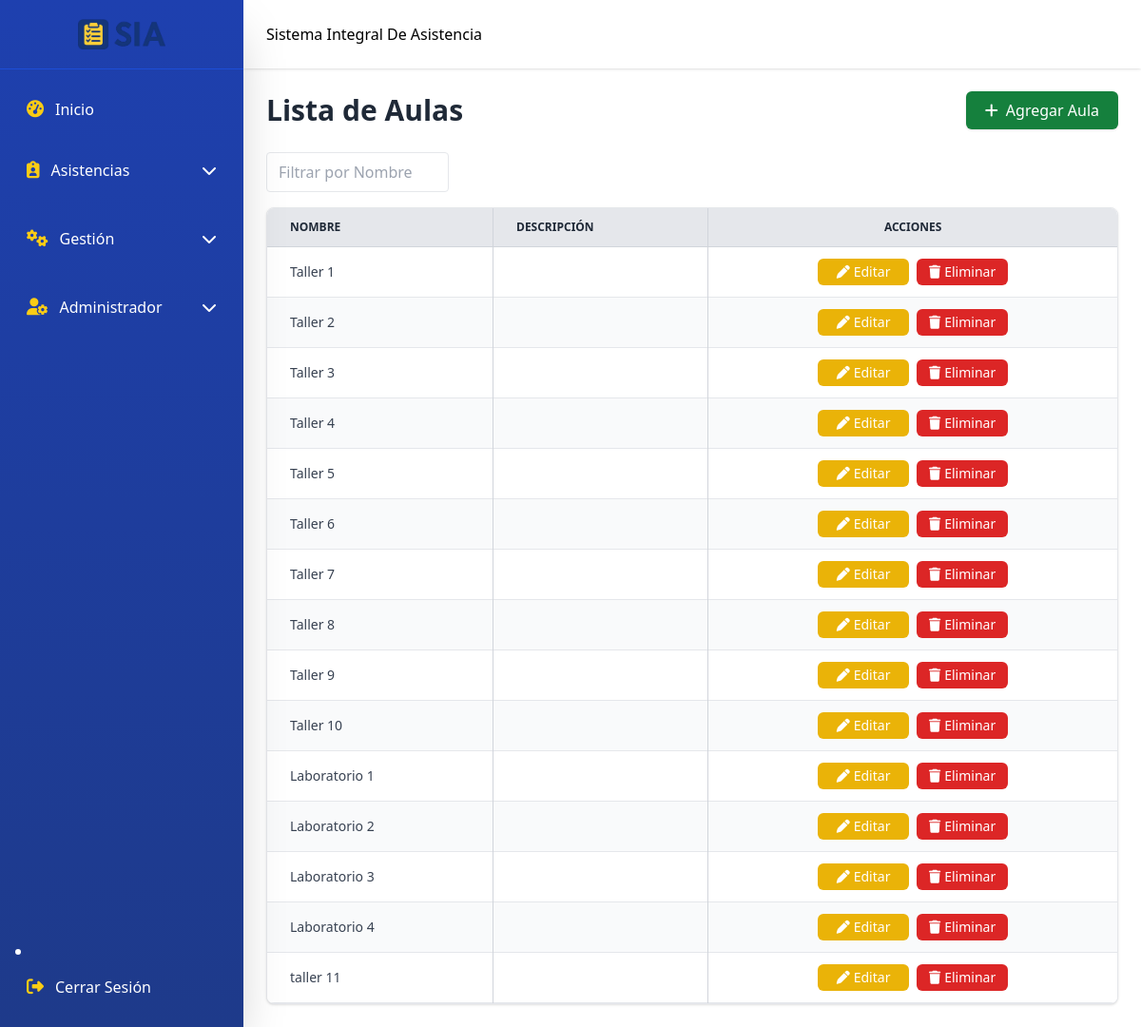
Page /classrooms.php (signed in) on the committed database.
### tables this page shows
CREATE TABLE `classrooms` (
  `classroom_id` int(11) NOT NULL,
  `name` varchar(50) NOT NULL,
  `description` varchar(255) DEFAULT NULL
);

### classrooms.php (the view, shortened to what this page needs)
<?php
include 'includes/header.php';
include 'includes/sidebar.php';
include 'includes/navbar.php';
include 'includes/conn.php';
?>
<div class="flex-1 md:ml-64 transition-all duration-300">
  <br><br><br>
  <main class="pt-20 p-4 md:p-6">
    <div class="flex flex-col md:flex-row justify-between items-start md:items-center mb-6 gap-3 md:gap-0">
      <h1 class="text-3xl font-bold text-gray-800">Lista de Aulas</h1>
      <a href="javascript:void(0)" onclick="openModal('addClassroomModal')"
         class="inline-flex items-center bg-green-700 text-white px-5 py-2 rounded-md shadow hover:bg-green-800 transition w-full md:w-auto justify-center">
        <i class="fa-solid fa-plus mr-2"></i> Agregar Aula
      </a>
    </div>
    <div class="flex flex-wrap gap-2 mb-4">
      <input type="text" id="filterName" placeholder="Filtrar por Nombre" class="px-3 py-2 border rounded w-48">
    </div>
    <div class="overflow-x-auto rounded-lg shadow border border-gray-200 bg-white">
      <table class="min-w-full text-sm text-gray-700 border-collapse" id="classroomsTable">
        <thead class="bg-gray-200 text-gray-800 uppercase text-xs font-semibold border-b border-gray-300">
          <tr>
            <th class="px-6 py-3 border-r border-gray-300 text-left">Nombre</th>
            <th class="px-6 py-3 border-r border-gray-300 text-left">Descripción</th>
            <th class="px-6 py-3 text-center">Acciones</th>
          </tr>
        </thead>
        <tbody>
          <?php
          try {
              $stmt = $conn->query("SELECT * FROM classrooms ORDER BY classroom_id ASC");
              $classrooms = $stmt->fetchAll();
              if ($classrooms) {
                  foreach ($classrooms as $i => $classroom) {
                      $rowClass = $i % 2 === 0 ? 'bg-white' : 'bg-gray-50';
                      echo "<tr class='hover:bg-gray-50 {$rowClass} border-b border-gray-200'>";
                      echo "<td class='px-6 py-3 border-r border-gray-300 font-medium'>{$classroom['name']}</td>";
                      echo "<td class='px-6 py-3 border-r border-gray-300'>{$classroom['description']}</td>";
                      echo "<td class='px-6 py-3 flex gap-2 justify-center'>";
                      echo "<a href='javascript:void(0)' onclick='openEditModalClassroom(".json_encode($classroom).")'
                                 class='flex items-center justify-center bg-yellow-500 hover:bg-yellow-600 text-white px-3 py-1 rounded-md transition w-24'>
                                 <i class='fa-solid fa-pen mr-1'></i>Editar
                              </a>";
                      echo "<a href='classrooms_back/delete_classroom.php?id={$classroom['classroom_id']}'
                                 class='flex items-center justify-center bg-red-600 hover:bg-red-700 text-white px-3 py-1 rounded-md transition w-24'
                                 onclick=\"return confirm('¿Estás seguro de eliminar esta aula?')\">
                                 <i class='fa-solid fa-trash mr-1'></i>Eliminar
                              </a>";
                      echo "</td>";
                      echo "</tr>";
                  }
              } else {
                  echo "<tr><td colspan='3' class='px-6 py-3 text-center text-gray-500'>No hay aulas registradas</td></tr>";
              }
          } catch (PDOException $e) {
              echo "<tr><td colspan='3' class='px-6 py-3 text-center text-red-600'>Error: {$e->getMessage()}</td></tr>";
          }
          ?>
        </tbody>
      </table>
    </div>
  </main>
</div>

### rows in the picture
classrooms: name "Taller 1"
classrooms: name "Taller 2"
classrooms: name "Taller 3"
classrooms: name "Taller 4"
classrooms: name "Taller 5"
classrooms: name "Taller 6"
classrooms: name "Taller 7"
classrooms: name "Taller 8"
classrooms: name "Taller 9"
classrooms: name "Taller 10"
classrooms: name "Laboratorio 1"
classrooms: name "Laboratorio 2"
classrooms: name "Laboratorio 3"
classrooms: name "Laboratorio 4"
classrooms: name "taller 11"
